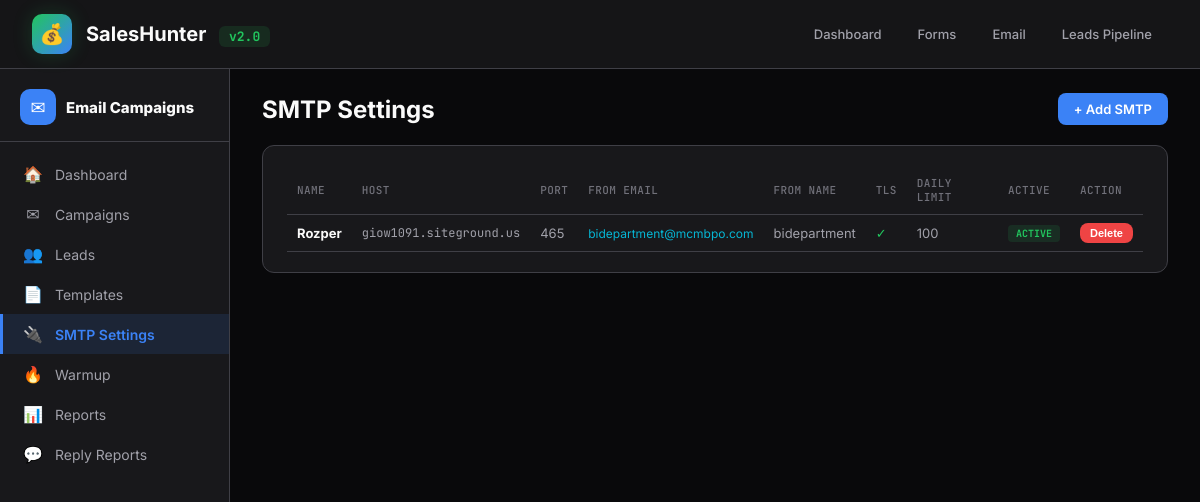
The app's page /email/smtp/ with its own data.
### leads/models.py (models this page shows, shortened)
class SmtpConnection(models.Model):
    name = models.CharField(max_length=255)
    host = models.CharField(max_length=255)
    port = models.IntegerField(default=587)
    username = models.CharField(max_length=255)
    password = models.CharField(max_length=255)
    use_tls = models.BooleanField(default=True)
    from_email = models.EmailField()
    from_name = models.CharField(max_length=255, blank=True)
    daily_limit = models.IntegerField(default=100, help_text='Max emails per day from this connection')
    is_active = models.BooleanField(default=True)
    created_at = models.DateTimeField(default=timezone.now)
    class Meta:
        ordering = ['name']

### leads/views.py (the view)
# urls.py: path('email/smtp/', views.email_smtp, name='email_smtp'),
def email_smtp(request):
    connections = SmtpConnection.objects.all()
    context = {'active_tab': 'smtp', 'connections': connections}
    return render(request, 'leads/email/smtp.html', context)

### leads/context_processors.py (called while the page is built)
def recent_sessions(request):
    return {
        'recent_sessions': SearchSession.objects.order_by('-created_at')[:20]
    }

### leads/templates/leads/email/smtp.html (shortened to what this page needs)
{% extends "leads/email_base.html" %}
{% load humanize %}
{% block email_content %}
<div style="display:flex;align-items:center;justify-content:space-between;margin-bottom:20px;">
  <h2>SMTP Settings</h2>
  <a href="{% url 'email_smtp_create' %}" class="btn btn-blue">+ Add SMTP</a>
</div>
{% if connections %}
<div class="card" style="overflow-x:auto;">
  <table>
    <thead><tr><th>Name</th><th>Host</th><th>Port</th><th>From Email</th><th>From Name</th><th>TLS</th><th>Daily Limit</th><th>Active</th><th>Action</th></tr></thead>
    <tbody>
    {% for s in connections %}
    <tr>
      <td style="color:var(--text);font-weight:700;">{{ s.name }}</td>
      <td style="font-family:'JetBrains Mono',monospace;font-size:12px;">{{ s.host }}</td>
      <td>{{ s.port }}</td>
      <td style="color:var(--cyan);font-size:12px;">{{ s.from_email }}</td>
      <td>{{ s.from_name|default:"—" }}</td>
      <td>{% if s.use_tls %}<span style="color:var(--green);">&#10003;</span>{% else %}<span style="color:var(--red);">&#10007;</span>{% endif %}</td>
      <td>{{ s.daily_limit }}</td>
      <td>{% if s.is_active %}<span class="badge badge-green">Active</span>{% else %}<span class="badge badge-red">Inactive</span>{% endif %}</td>
      <td>
        <form method="post" action="{% url 'email_smtp_delete' s.pk %}" style="display:inline;" onsubmit="return confirm('Delete this SMTP connection?');">
          <button type="submit" class="btn btn-red btn-sm">Delete</button>
        </form>
      </td>
    </tr>
    {% endfor %}
    </tbody>
  </table>
</div>
{% endif %}
{% endblock %}

### templates/base.html (style rules this page uses)
* { margin:0;padding:0;box-sizing:border-box; }
:root { --bg:#09090b;--surface:#18181b;--surface2:#27272a;--border:#3f3f46;--border-light:#52525b; --text:#fafafa;--text-muted:#a1a1aa;--text-dim:#71717a; --green:#22c55e;--green-bg:rgba(34,197,94,0.12); --blue:#3b82f6;--blue-bg:rgba(59,130,246,0.12); --purple:#a855f7;--purple-bg:rgba(168,85,247,0.12); --orange:#f97316;--orange-bg:rgba(249,115,22,0.12); --cyan:#06b6d4;--cyan-bg:rgba(6,182,212,0.1); --yellow:#eab308;--yellow-bg:rgba(234,179,8,0.1); --red:#ef4444;--red-bg:rgba(239,68,68,0.1); --pink:#ec4899; }
body { font-family:'Inter',sans-serif;background:var(--bg);color:var(--text);min-height:100vh; }
a { color:var(--blue);text-decoration:none; }
.card { background:var(--surface);border:1px solid var(--border);border-radius:12px;padding:20px 24px;margin-bottom:12px; }
table { width:100%;border-collapse:collapse;font-size:13px; }
th { text-align:left;color:var(--text-dim);font-weight:500;padding:10px;border-bottom:1px solid var(--border);font-size:11px;text-transform:uppercase;letter-spacing:0.4px;font-family:'JetBrains Mono',monospace; }
td { padding:8px 10px;border-bottom:1px solid var(--border);color:var(--text-muted); }
.btn { display:inline-block;padding:8px 16px;border-radius:8px;font-size:13px;font-weight:600;border:none;cursor:pointer;transition:all .15s;text-decoration:none; }
.btn-blue { background:var(--blue);color:#fff; }
.btn-red { background:var(--red);color:#fff; }
.btn-sm { padding:4px 10px;font-size:11px; }
.badge { display:inline-block;padding:2px 8px;border-radius:4px;font-size:10px;font-weight:700;text-transform:uppercase;font-family:'JetBrains Mono',monospace; }
.badge-green { background:var(--green-bg);color:var(--green); }

### records on screen
SmtpConnection: name "Rozper", host "giow1091.siteground.us", port "465", from_email "bidepartment@mcmbpo.com", from_name "bidepartment", daily_limit "100", is_active "ACTIVE"
